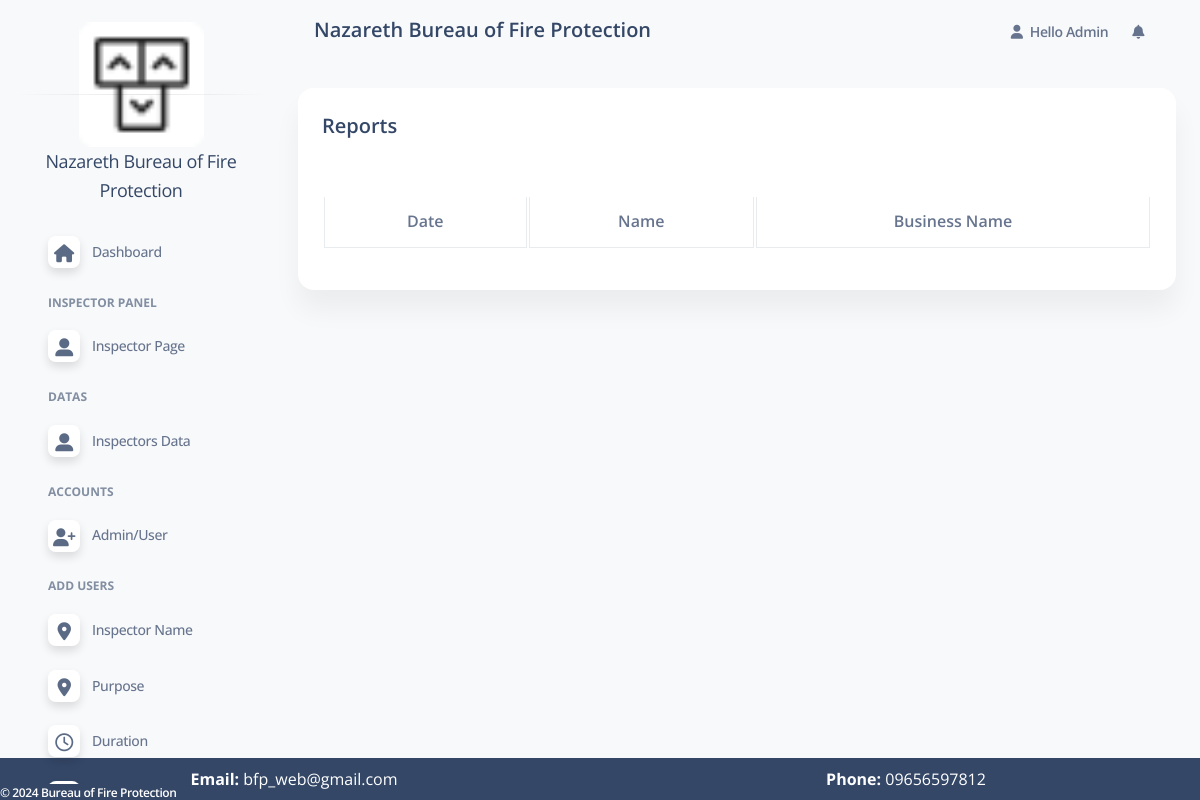
Page /admin/reports.php (signed in) on the earlier database version.
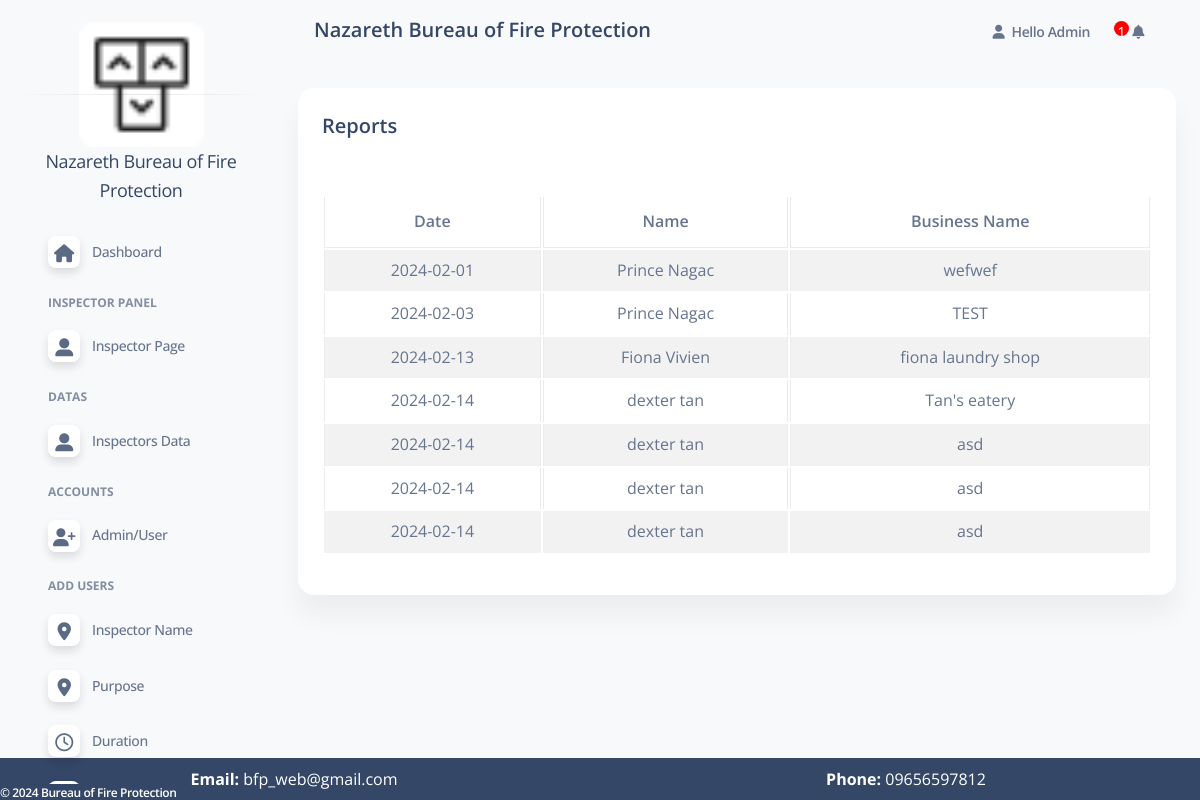
Same page on the later database version.
### tables this page shows
CREATE TABLE `request` (
  `id` int(11) NOT NULL,
  `user_id` int(10) NOT NULL,
  `owner_name` varchar(50) NOT NULL,
  `business_name` varchar(50) NOT NULL,
  `address` varchar(50) NOT NULL,
  `phone_num` varchar(50) NOT NULL,
  `upload_permit` varchar(100) NOT NULL,
  `date` date NOT NULL,
  `landmark` varchar(50) NOT NULL,
  `barangay` varchar(50) NOT NULL,
  `status` tinyint(1) NOT NULL DEFAULT 0 COMMENT '0 = employee check\r\n1 = Admin check\r\n2 = Confirmed by admin\r\n3 = Denied by Admin\r\n4= Client Re-input\r\n\r\n',
  `remarks` varchar(100) NOT NULL,
  `msg_send` varchar(3) NOT NULL DEFAULT '0' COMMENT '0 == no message sent, 1 == message sent\r\n3 = message sent while the request is denied\r\n',
  `inspection_name` varchar(100) DEFAULT NULL,
  `purpose_info` varchar(100) DEFAULT NULL,
  `created_at` datetime NOT NULL DEFAULT current_timestamp(),
  `proceed_info` varchar(100) DEFAULT NULL,
  `duration` varchar(100) DEFAULT NULL,
  `remarks_IO` varchar(500) DEFAULT NULL,
  `datetime_local` datetime DEFAULT NULL,
  `inspector_sched` varchar(5) NOT NULL DEFAULT '0' COMMENT '0= not scheduled , 1 = scheduled',
  `denied_remarks_IO` varchar(10) NOT NULL COMMENT '0 = not check, 1 = checked',
  `denied_owner_name` varchar(10) NOT NULL COMMENT '0 = not check, 1 = checked',
  `denied_business_name` varchar(10) NOT NULL COMMENT '0 = not check, 1 = checked',
  `denied_address` varchar(10) NOT NULL COMMENT '0 = not check, 1 = checked',
  `denied_phone_num` varchar(10) NOT NULL COMMENT '0 = not check, 1 = checked',
  `denied_upload_permit` varchar(10) NOT NULL COMMENT '0 = not check, 1 = checked',
  `denied_purpose_info` varchar(10) NOT NULL COMMENT '0 = not check, 1 = checked',
  `denied_landmark` varchar(10) NOT NULL COMMENT '0 = not check, 1 = checked',
  `denied_barangay` varchar(10) NOT NULL COMMENT '0 = not check, 1 = checked',
  `denied_remarks` varchar(10) NOT NULL COMMENT '0 = not check, 1 = checked',
  `denied_inspection_name` varchar(10) NOT NULL COMMENT '0 = not check, 1 = checked',
  `denied_proceed_info` varchar(10) NOT NULL COMMENT '0 = not check, 1 = checked',
  `denied_duration` varchar(10) NOT NULL COMMENT '0 = not check, 1 = checked',
  `updated_status` varchar(10) NOT NULL DEFAULT '0' COMMENT '1= The Denied Is Updated by the User',
  `reschedule_update` varchar(10) NOT NULL DEFAULT '0',
  `admin_confirm` varchar(5) NOT NULL DEFAULT '0'
);

### config/function.php (called while the page is built, shortened)
<?php
    require 'dbconn.php';
    function validate($inputData)
    {
        global $conn;
       $validateData = mysqli_real_escape_string($conn, $inputData);
       return trim($validateData);
    }
    function getAll($tableName)
    {
        global $conn;
        $table = validate($tableName);
        $query = "SELECT * FROM $table";
        $result = mysqli_query($conn, $query);
        return $result;
    }
?>

### admin/reports.php (the view, shortened to what this page needs)
<?php
include('includes/header.php'); ?>
    <div class="row">
        <div class="col-md-12">
            <div class="card">
                <div class="card-header">
                    <h5> Reports
                    </h5>
                </div>
                <div class="card-body">
                        <table id = "myTable" class="table table-bordered table-striped">
                            <thead>
                                <tr>
                                    <th class = "text-center">Date</th>
                                    <th class = "text-center">Name</th>
                                    <th class = "text-center">Business Name</th>
                                </tr>
                            </thead>
                            <tbody>
                            <?php
                                   $services = getAll('request');
                                   if($services)
                                   {
                                   if(mysqli_num_rows($services) > 0)
                                   {
                                            foreach($services as $servicesItem)
                                            {
                                                ?>
                                           <tr>
                                            <td class = "text-center"><?= $servicesItem['date']?> </span></td>
                                            <td class = "text-center"><?= $servicesItem['owner_name']?> </span></td>
                                            <td class = "text-center"><?= $servicesItem['business_name']?> </span></td>
                                </tr>
                                                 <?php
                                            }
                                   }
                                }
                                   else{
                                    ?>
                                        <td cosplan = "4" >No Record Found</td>
                                    <?php
                                   }
                                ?>
                            </tbody>
                        </table>
                </div>
            </div>
        </div>
    </div>
    <?php include('includes/scripts.php'); ?>

### admin/includes/navbar.php (shortened to what this page needs)
<nav class="navbar navbar-main navbar-expand-lg px-0 mx-4 shadow-none border-radius-xl" id="navbarBlur" navbar-scroll="true">
      <div class="container-fluid py-1 px-3">
        <nav aria-label="breadcrumb">
          <ol class="breadcrumb bg-transparent mb-0 pb-0 pt-1 px-0 me-sm-6 me-5">
            <li class="breadcrumb-item text-sm text-dark active" aria-current="page">
            <h5>
            Nazareth Bureau of Fire Protection
            </h5>
            </li>
          </ol>
        </nav>
        <div class="collapse navbar-collapse mt-sm-0 mt-2 me-md-0 me-sm-4" id="navbar">
          <ul class="navbar-nav  justify-content-end">
            <li class="nav-item dropdown pe-2 d-flex align-items-center mx-2">
            <a href="javascript:;" class="nav-link text-body p-0 font-weight-bold" id="dropdownMenuButton" data-bs-toggle="dropdown" aria-expanded="false">
                <i class="fa fa-user me-sm-1"></i>
                <span class="d-sm-inline d-none">Hello <?= $_SESSION['loggedInUser']['name']; ?></span>
              </a>
            </div>
              <li class="nav-item dropdown pe-2 d-flex align-items-center mx-2">
              <a href="javascript:;" class="nav-link text-body p-0" id="dropdownMenuButton" data-bs-toggle="dropdown" aria-expanded="false">
              <span class="label label-pill label-danger count" style="border-radius:10px;">
              <?php
                  $count = 1;
                      $sql = "SELECT new_user FROM user WHERE role = 'Client' ORDER BY created_at desc";
                      $result = mysqli_query($conn, $sql);
                      if(mysqli_fetch_array($result)){
                        $row = $result->fetch_assoc();
                          if($row['new_user'] == '1'){
                             echo '<span class="hideable" onclick="hideElement(this)" style = "height: 15px;  width: 15px;   background-color: red;   border-radius: 50%;display: inline-block; text-align: center; color: white;"> '.$count++.'</span>';
                          }
                          else{
                            $count = 0;
                          }
                        }
                          ?>
            </span> <i class="fa fa-bell cursor-pointer"></i>
              </a>
            </li>
                    </div>
    </nav>

Differences in the rows shown:
added request: date "2024-02-01", owner_name "Prince Nagac", business_name "wefwef"
added request: date "2024-02-03", owner_name "Prince Nagac", business_name "TEST"
added request: date "2024-02-13", owner_name "Fiona Vivien", business_name "fiona laundry shop"
added request: date "2024-02-14", owner_name "dexter tan", business_name "Tan's eatery"
added request: date "2024-02-14", owner_name "dexter tan", business_name "asd"
added request: date "2024-02-14", owner_name "dexter tan", business_name "asd"
added request: date "2024-02-14", owner_name "dexter tan", business_name "asd"
Other differences:
$count++: (not shown) → "1"
